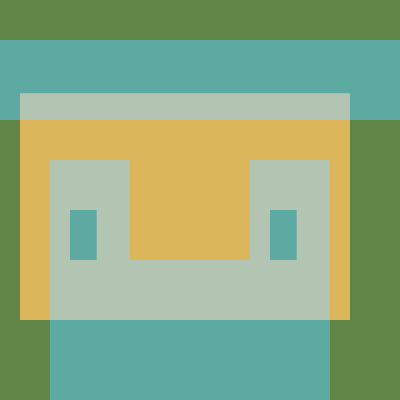
Frame 1 (no input)
Frame 60 (no input): identical to frame 1, image omitted
Frame 120 (the mouse pressed at the canvas centre since frame 60): identical to frame 1, image omitted

The p5.js sketch that drew this single still picture (run headless with seeded random() and noise() and a simulated clock; from frame 60 on, the mouse is pressed at the canvas centre):

// p5.js sketch
// ── sketch.js
function setup() {
    createCanvas(400, 400);
  }
  
  function draw() {
    //set the background color to green
    background('#618447');

    //create a blue colored rectangle 
    fill('#5caaa2');
    noStroke();
    let blueRectWidth = width;
    let blueRectHeight = height / 5;
    rect(0, 40, blueRectWidth, blueRectHeight);

    //draw the white rectangle
    fill('#b4c4b3');
    noStroke();
    let whiteRectWidth = width - 70;
    let whiteRectHeight = height / 15;
    rect(20, 40 + blueRectHeight - whiteRectHeight, whiteRectWidth, whiteRectHeight);
    
    //draw the yellow rectangle
    fill('#dcb65a');
    noStroke();
    let yellowRectWidth = width - 70;
    let yellowRectHeight = height / 2;
    rect(20, 40 + blueRectHeight, yellowRectWidth, yellowRectHeight);

    //draw the large white rectangle
    fill('#b4c4b3');
    noStroke();
    let largeWhiteRectWidth = width - 120;
    let largeWhiteRectHeight = height * 3/5;
    rect(50, height - largeWhiteRectHeight, largeWhiteRectWidth, largeWhiteRectHeight); 

    //paint the bottom block of white rectangle to blue
    fill('#5caaa2');
    noStroke();
    let bottomBlueWidth = width - 120;
    let bottomBlueHeight = height - yellowRectHeight - blueRectHeight - 40;
    rect(50, yellowRectHeight + blueRectHeight + 40, bottomBlueWidth, bottomBlueHeight);

    //paint the left 'blue eye' 
    fill('#5caaa2');
    noStroke();
    let eyeWidth = width * (1 / 15);
    let eyeHeight = 50;
    rect(70, height - largeWhiteRectHeight + 50, eyeWidth, eyeHeight);
    rect(width - 130, height - largeWhiteRectHeight + 50, eyeWidth, eyeHeight);

    //paint the embedded yellow
    fill('#dcb65a');
    noStroke();
    let embeddedYellowWidth = 120;
    let embeddedYellowHeight = 100;
    rect(130, height - largeWhiteRectHeight, embeddedYellowWidth, embeddedYellowHeight);
  }
